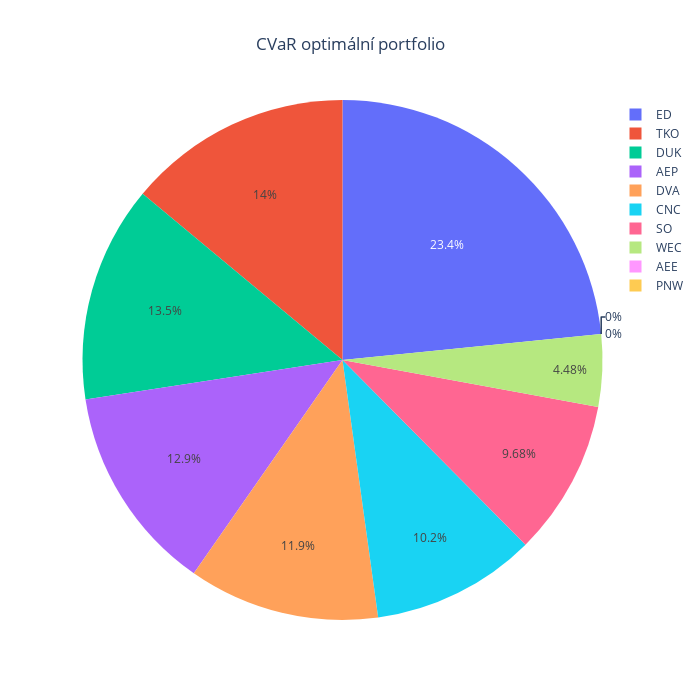

Notebook cell for this chart:
### Code cell
weightsMinCVaR = CVaROptimizationMinCVAR(prices= prices, alpha = 0.05)
weightsPlot(weightsMinCVaR, title = "CVaR optimální portfolio")

### Figure 1 — Plotly figure (JSON) as saved in the notebook; plotly's stock layout.template omitted (floating-point values rounded to 4 significant figures)
{"data": [{"labels": ["AEE", "AEP", "CNC", "DUK", "DVA", "ED", "PNW", "SO", "TKO", "WEC"], "type": "pie", "values": [0, 0.1289, 0.1024, 0.1347, 0.1188, 0.2341, 0, 0.09683, 0.1395, 0.04483]}], "layout": {"height": 700, "title": {"text": "CVaR optimální portfolio", "x": 0.5}, "width": 700}}
